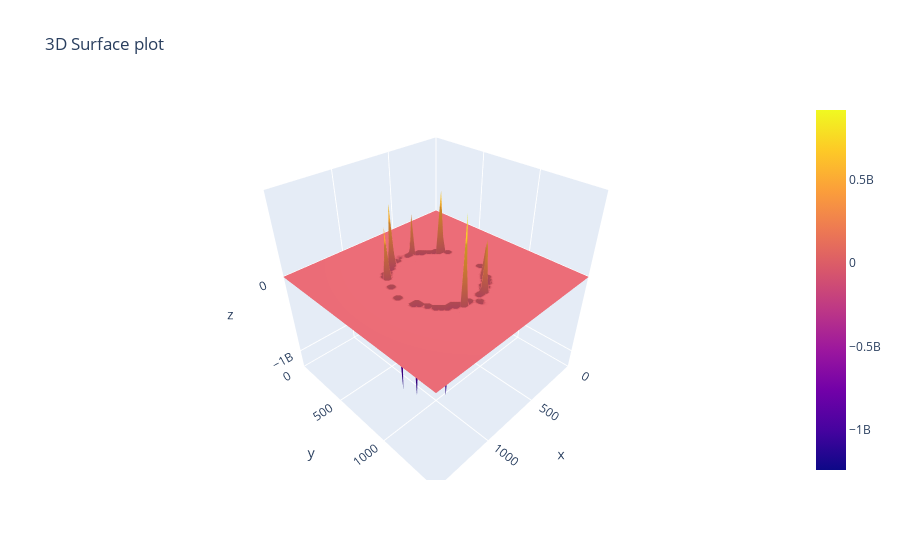

The code cell stored with this chart in its notebook:
### Code cell
x = np.linspace(minX, maxX, sizeX)
y = np.linspace(minY, maxY, sizeY)

Y, X = np.meshgrid(y, x)

fig = go.Figure(data=[go.Surface(z=dataDX, x=X, y=Y)])
fig.update_layout(
    title='3D Surface plot',
    scene=dict(
        xaxis=dict(nticks=4, range=[minX, maxX],),
        yaxis=dict(nticks=4, range=[minY, maxY],),
        zaxis=dict(nticks=4, range=[np.min(dataDX), np.max(dataDX)],)))

fig.show()

### Figure 1 — Plotly figure (JSON) as saved in the notebook; plotly's stock layout.template omitted (floating-point values rounded to 4 significant figures; data arrays with more than 128 entries replaced by an {"elided": "..."} marker saying what was removed)
{"data": [{"type": "surface", "x": {"elided": "61x61 int values"}, "y": {"elided": "61x61 int values"}, "z": {"elided": "61x61 float values"}}], "layout": {"scene": {"xaxis": {"nticks": 4, "range": [0, 1500]}, "yaxis": {"nticks": 4, "range": [0, 1500]}, "zaxis": {"nticks": 4, "range": [-1241070000, 919903000]}}, "title": {"text": "3D Surface plot"}}}
